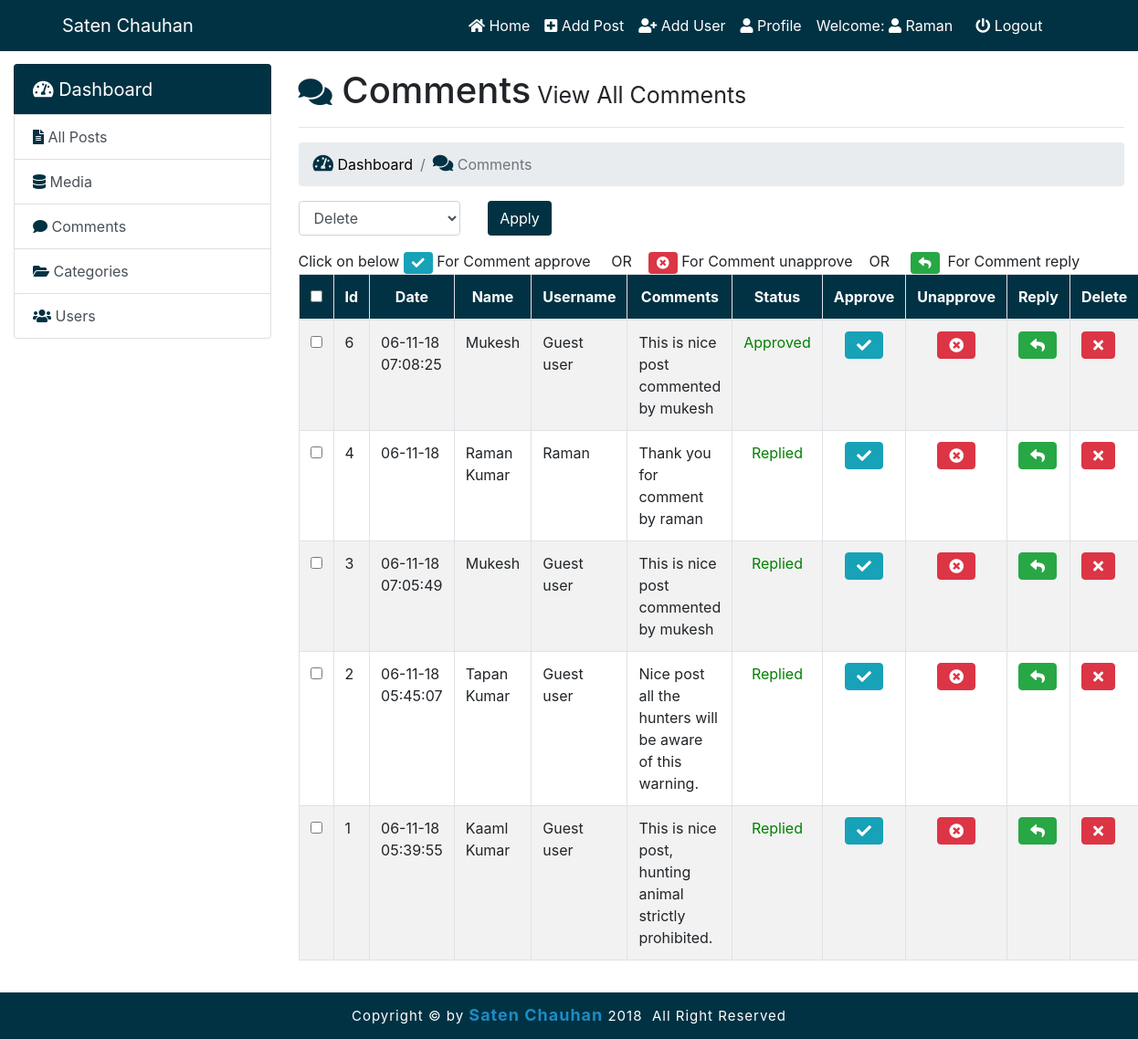
/admin/comment.php (signed in), run on the app's committed database.
### tables this page shows
CREATE TABLE `comments` (
  `id` int(11) NOT NULL,
  `name` varchar(255) NOT NULL,
  `username` varchar(255) NOT NULL,
  `post_id` int(11) NOT NULL,
  `email` varchar(255) NOT NULL,
  `country` varchar(255) NOT NULL,
  `comment` text NOT NULL,
  `status` varchar(255) NOT NULL,
  `image` varchar(255) NOT NULL,
  `date` varchar(50) NOT NULL
);

### admin/comment.php (the view, shortened to what this page needs)
<?php include('inc/top.php');
?>
<body>
<div id="container">
<?php include("inc/navbar.php"); ?>
 <div class="container-fluid body-section">
   <div class="row">
     <div class="col-md-3">
      <?php include("inc/sidebar.php"); ?>
     </div>
    <div class="col-md-9 dash">
         <h1><i style="color: #013243;" class="fa fa-comments static size"></i> Comments<small style="font-size: 25px;">  View All Comments</small></h1><hr>
         <ol class="breadcrumb">
           <li class="breadcrumb-item ft-size"><a href="#" class="txt"><i class="fa fa-tachometer-alt static" ></i> Dashboard</a></li>
           <li class="breadcrumb-item active ft-size"><i class="fa fa-comments static"></i> Comments</li>
         </ol>
      <?php
      $query = "SELECT * FROM comments ORDER BY id DESC";
      $run = mysqli_query($dbcon,$query);
        if(mysqli_num_rows($run) > 0){
    ?>
      <form action="" method="POST">
         <div class="row">
           <div class="col-sm-8">
             <div class="row">
              <div class="col-sm-4">
                <div class="form-group">
                 <select name="select_option" id="" class="form-control">
                  <option value="delete">Delete</option>
                 </select>
                </div>
               </div>
              <div class="col-sm-8">
             <input type="submit" class="btn btn-custom" name="submit" value="Apply">
             </div>
            </div>
           </div>
          </div>
          <div><span class="float-left">Click on below&nbsp;<i class="fa fa-check btn btn-info btn-sm"></i>&nbsp;For Comment approve&nbsp;&nbsp;&nbsp;&nbsp; OR&nbsp;&nbsp;&nbsp;&nbsp;<i class="fa fa-times-circle btn btn-danger btn-sm"></i>&nbsp;For Comment  unapprove&nbsp;&nbsp;&nbsp;&nbsp;OR &nbsp;&nbsp;&nbsp;&nbsp;<i class="fa fa-reply btn btn-success btn-sm"></i>&nbsp;&nbsp;For Comment reply  </span></div>
          <table class="table table-hover table-bordered table-striped table-custom">
          <thead>
          <tr align="center">
          <th><input type="checkbox" id="selectallboxes"></th>
          <th>Id</th>
          <th>Date</th>
          <th>Name</th>
          <th>Username</th>
          <th>Comments</th>
          <th >Status</th>
          <th>Approve</th>
          <th>Unapprove</th>
          <th>Reply</th>
          <th>Delete</th>
          </tr>
          </thead>
          <tbody>
          <?php
          while ($row=mysqli_fetch_array($run)) {
            $id = $row['id'];
            $date = $row['date'];
            $name = $row['name'];
            $username = $row['username'];
            $comment = $row['comment'];
            $post_id = $row['post_id'];
            $status = $row['status'];
          ?>
           <tr>
             <td><input type="checkbox" class="checkboxes" name="checkboxes[]" value="<?php echo $id; ?>"></td>
             <td><?php echo $id; ?></td>
             <td width="15%"><?php echo $date; ?></td>
             <td><?php echo ucfirst($name); ?></td>
             <td><?php echo ucfirst($username); ?></td>
             <td><?php echo ucfirst($comment); ?></td>
             <td align="center" style="color:<?php if($status =='approved' || $status =='replied'){echo 'green';}elseif($status =='pending' || 'unapproved'){ echo 'red'; } ?>">
              <?php echo ucfirst($status); ?>
              </td>
             <td align="center"><a href="comment.php?approve=<?php echo $id; ?>"><i class="fa fa-check btn btn-info"></i></a></td>
             <td align="center"><a href="comment.php?unapprove=<?php echo $id;?>"><i class="fa fa-times-circle btn btn-danger"></i></a></td>
             <td><a href="comment.php?reply=<?php echo $post_id; ?>"><i class="fa fa-reply btn btn-success"></i></a></td>
             <td><a href="comment.php?del=<?php echo $id;?>"><i class="fas fa-times fa-del btn btn-danger"></i></a></td>
           </tr>
           <?php } ?>
          </tbody>
        </table>
        <?php }
              else{
            echo "<center><h2>No Comments Available</h2></center>";
           }
        ?>
        </form>
    </div>
 </div>
</div>
 <?php include("inc/footer.php"); ?>

### admin/css/admin-style.css (style rules this page uses)
html, body { height: 100%; }
body { padding-top: 105px; }
body { font-family: 'cambria', sans-serif; background-color: #EEEDED; }
table a { color: black; }
.table a i { color: white; }
h1,h2, h3, h4, a { color: #fff; }
thead { background: #013243; color: white; }
h1,h2, h3, h4 { color: #013243; }
span { float: right; }
i { color: #fff; }
.dash { margin-top: -30px; }
.table .fa-del { color: white; }
.btn-custom { background: #013243; color: white; }
.fa-file-alt,.fa-comment,.fa-folder-open,.fa-users,.fa-tachometer-alt { color: #013243; }
.txt { text-decoration: none; }
.static { color: #013243; font-size: 20px; }
.size { font-size: 33px; }
.tag-boxes .panel-yellow .fa-n2, .txt { color: black; }
.fa-del { color: #d9534f; }
.table-custom { text-align:left; width: 100%; }
#container { min-height: 100%; position: relative; }
.body-section { padding-bottom: 70px; }

### data on the page
comments: id "6", date "06-11-18 07:08:25", name "Mukesh", username "Guest user", comment "This is nice post commented by mukesh", status "Approved"
comments: id "4", date "06-11-18", name "Raman Kumar", username "Raman", comment "Thank you for comment by raman", status "Replied"
comments: id "3", date "06-11-18 07:05:49", name "Mukesh", username "Guest user", comment "This is nice post commented by mukesh", status "Replied"
comments: id "2", date "06-11-18 05:45:07", name "Tapan Kumar", username "Guest user", comment "Nice post all the hunters will be aware of this warning.", status "Replied"
comments: id "1", date "06-11-18 05:39:55", name "Kaaml Kumar", username "Guest user", comment "This is nice post, hunting animal strictly prohibited.", status "Replied"

### other printed values
$session_username "Raman"
